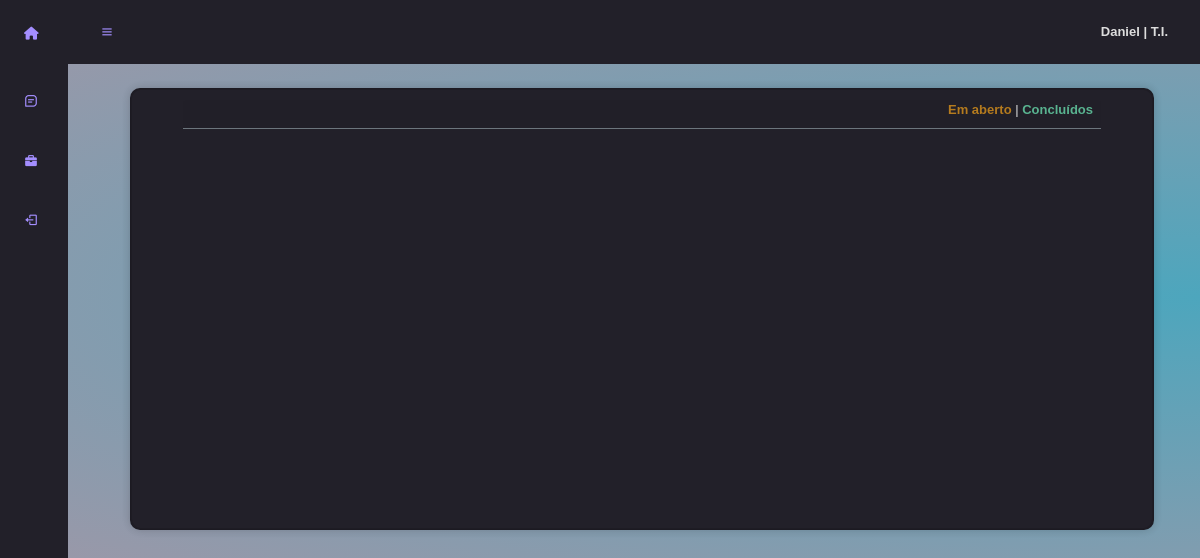
The app's page /chamados/ (signed in), older data.
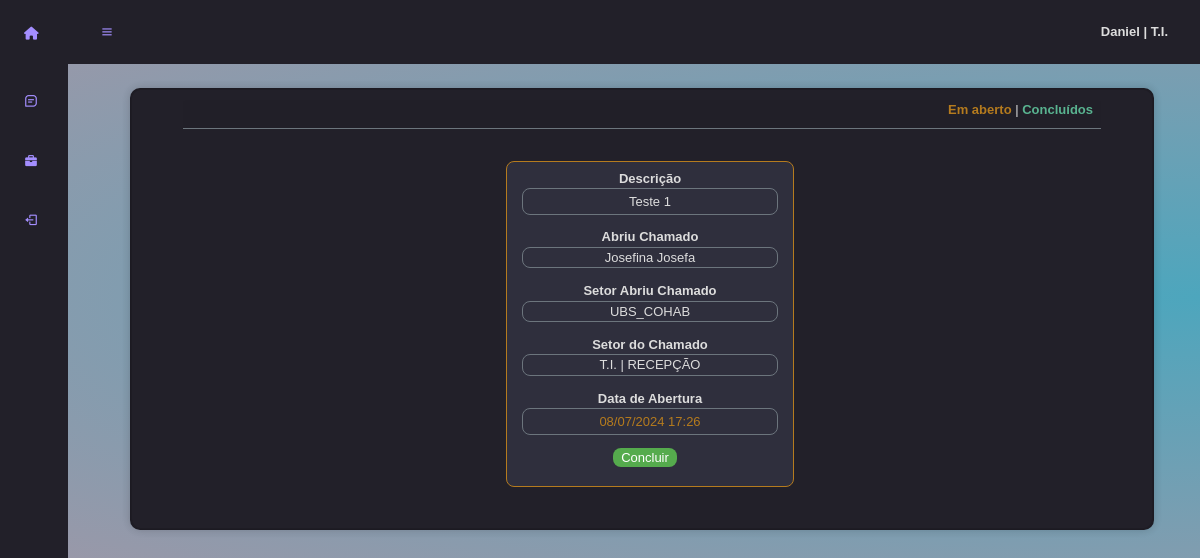
The same page, newer data.
### home/models.py (models this page shows, shortened)
class Chamado(models.Model):
    descricao = models.CharField(max_length=280)
    funcionario_abriu = models.ForeignKey(Funcionario, on_delete=models.CASCADE, limit_choices_to={'status': True}, related_name='chamados_abertos')
    funcionario_fechou = models.ForeignKey(Funcionario, on_delete=models.CASCADE, limit_choices_to={'status': True}, related_name='chamados_fechados', blank=True, null=True)
    setor = models.ForeignKey(Setor, on_delete=models.CASCADE, limit_choices_to={'status': True, 'recebe_chamado': True,})
    status = models.BooleanField(default=False)
    descricao_solucao = models.CharField(max_length=280, default='', blank=True, null=True)
    data_abertura = models.DateTimeField(auto_now_add=True)
    data_fechamento = models.DateTimeField(blank=True, null=True)
    ativo = models.BooleanField(default=True)

class Funcionario(models.Model):
    NIVEIS = [
        ('adm_sistema', 'Administrador do Sistema'),
        ('adm', 'Administrador do Setor'),
        ('funcionario', 'Funcionário'),
    ]
    nome = models.CharField(max_length=100)
    cpf = models.CharField(max_length=20)
    telefone = PhoneNumberField(default='+55', region='BR')
    setor = models.ForeignKey(Setor, on_delete=models.CASCADE, limit_choices_to={'status': True})
    area_setor = models.ForeignKey(AreaSetor, on_delete=models.CASCADE, limit_choices_to={'status': True})
    nivel = models.CharField(max_length=25, choices=NIVEIS)
    status = models.BooleanField(default=True)

class Setor(models.Model):
    nome = models.CharField(max_length=30)
    recebe_chamado = models.BooleanField(default=True)
    status = models.BooleanField(default=True)
    def __str__(self) -> str:
        return f'{self.nome}'

class AreaSetor(models.Model):
    nome = models.CharField(max_length=30)
    setor = setor = models.ForeignKey(Setor, on_delete=models.CASCADE, limit_choices_to={'status': True})
    status = models.BooleanField(default=True)
    def __str__(self) -> str:
        return f'{self.nome}'

### home/views/chamados.py (the view)
# urls.py: path('chamados/', chamados_view, name='chamados_view'),
@login_required(login_url='/login/')
def chamados_view(request):
    nivel_usuario = request.user.perfil.funcionario.nivel
    setor_usuario = request.user.perfil.funcionario.setor
    funcionario_usuario = request.user.perfil.funcionario
    if nivel_usuario == 'funcionario':
        chamados = Chamado.objects.filter(
            Q(funcionario_abriu=funcionario_usuario) & Q(ativo=True) |
            Q(setor=setor_usuario) & Q(ativo=True)
        ).order_by('-data_abertura')
    elif nivel_usuario == 'adm':
        chamados = Chamado.objects.filter(
            Q(funcionario_abriu__setor=setor_usuario) & Q(ativo=True) |
            Q(setor=setor_usuario) & Q(ativo=True)
        ).order_by('-data_abertura')
    else:
        chamados = Chamado.objects.filter(ativo=True).order_by('-data_abertura')
    return render(request, 'home/chamados/chamados.html', {
        'agendamentos': chamados,
        'nivel_usuario': nivel_usuario,
        'funcionario_usuario': funcionario_usuario,
        'setor_usuario': setor_usuario
    })

### home/templates/home/chamados/chamados.html (shortened to what this page needs)
{% extends 'base.html' %}
{% load static %}
{% block header %}
<link rel="stylesheet" href="https://stackpath.bootstrapcdn.com/bootstrap/4.3.1/css/bootstrap.min.css">
<link rel="stylesheet" href="https://cdnjs.cloudflare.com/ajax/libs/font-awesome/4.7.0/css/font-awesome.min.css">
<link rel="stylesheet" href="{% static 'home/css/chamados/chamados.css' %}">
{% endblock %}
{% block content %}
<div class="container">
<div class="page">
<div class="card">
<div class="card-body">
<div class="card">
	<div class="card-header d-flex justify-content-between align-items-center">
		<span class="float-right">
			<span class="mr-4 navTask" id="mostrarAgendamentos">Em aberto</span> |
			<span class="mr-4 navTask" id="mostrarConcluidos">Concluídos</span>
		</span>
	</div>
	<div class="card-agendamentos">
		{% if agendamentos %}
			{% for agendamento in agendamentos %}
				<div class="{% if agendamento.status %} agendamentosConcluidos {% else %} agendamentos {% endif %}" style="{% if agendamento.status %} display: none {% endif %}">
					<div class="agenda-item" data-agendamento-data="{{ agendamento.status }}" data-agendamento-concluido="{{ agendamento.status }}">
						<p class="rotulo">Descrição</p>
						<div class="agenda-header">
							<p>{{ agendamento.descricao }}</p>
						</div>
						<p class="rotulo">Abriu Chamado</p>
						<p class="description">{{ agendamento.funcionario_abriu.nome }}</p>
						<p class="rotulo">Setor Abriu Chamado</p>
						<p class="description">{{ agendamento.funcionario_abriu.setor }}</p>
						<p class="rotulo">Setor do Chamado</p>
						<p class="description">{{ agendamento.setor.nome }} | {{ agendamento.funcionario_abriu.area_setor }}</p>
						<p class="rotulo">Data de Abertura</p>
						<p class="description-data">{{ agendamento.data_abertura|date:"d/m/Y" }} {{ agendamento.data_abertura|time:"H:i" }}</p>
						<div class="alteracoes-conteiner">
							{% if agendamento.setor == funcionario_usuario.setor and not agendamento.status or funcionario_usuario.nivel == 'adm_sistema' and not agendamento.status %}
								<span class="concluir-agendamento" data-agendamento-id="{{ agendamento.id }}">
									<a href="#" onclick="concluirChamado('{{ agendamento.id }}')">Concluir</a>
								</span>
							{% endif %}
						</div>
					</div>
				</div>
			{% endfor %}
		{% else %}
			<p>Não há agendamentos.</p>
		{% endif %}
	</div>
</div>
</div>
</div>
</div>
</div>
{% endblock %}

Row changes from the older to the newer data that the page shows:
now on this page (row edited): Chamado: descricao "Teste 1", funcionario_abriu.nome "Josefina Josefa", funcionario_abriu.setor "UBS_COHAB", setor.nome "T.I.", funcionario_abriu.area_setor "RECEPÇÃO", data_abertura "08/07/2024", data_abertura "17:26"
